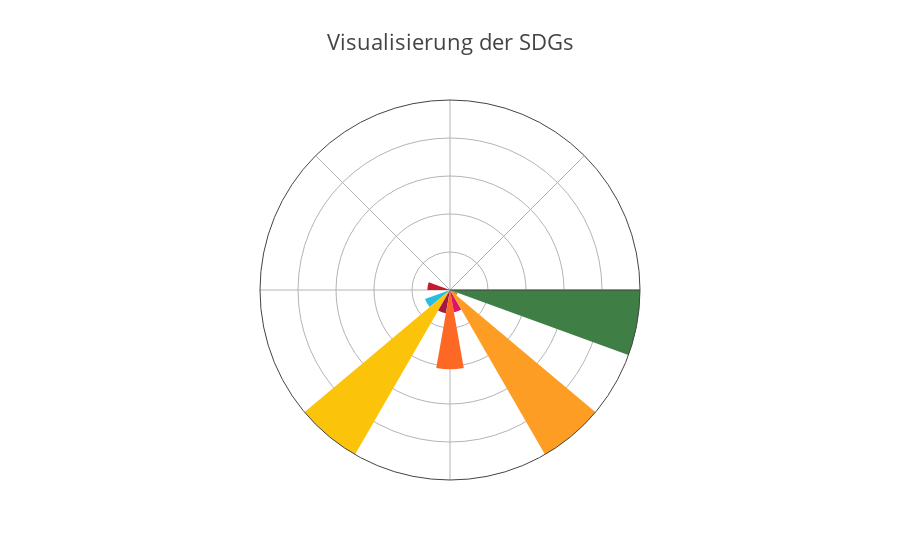

Write notebook code for a chart like this one.
### Code cell
import plotly.graph_objects as go

fig = go.Figure(go.Barpolar(
    r=ratios,
    theta=[20, 40, 60, 80, 100,120 , 140, 160, 180, 200, 220, 240, 260, 280, 300, 320, 340],
    width=[20, 20, 20, 20, 20, 20, 20, 20, 20, 20, 20, 20, 20, 20, 20, 20, 20],
    marker_color=['rgb(229, 36, 59)',
'rgb(221, 166, 58)',
'rgb(76, 159, 56)',
'rgb(197, 25, 45)',
'rgb(255, 58, 33)',
'rgb(38, 189, 226)',
'rgb(252, 195, 11)',
'rgb(162, 25, 66)',
'rgb(253, 105, 37)',
'rgb(221, 19, 103)',
'rgb(253, 157, 36)',
'rgb(191, 139, 46)',
'rgb(63, 126, 68)',
'rgb(10, 151, 217)',
'rgb(86, 192, 43)',
'rgb(0, 104, 157)',
'rgb(25, 72, 106)'

],
    #marker_line_color="black",
    #marker_line_width=2,
    #opacity=0.8
    text=['Keine Armut', 'Kein Hunger', 'Gesundheit und Wohlergehen', 'Hochwertige Bildung',
                        'Geschlechtergleichstellung', 'Sauberes Wasser und Sanitärversorgung', 'Bezahlbare und saubere Energie',
                        'Menschenwürdige Arbeit und Wirtschaftswachstum', 'Industrie, Innovationen und Infrastruktur',
                       'Weniger Ungleichheiten', ' Nachhaltige Städte und Gemeinden', 'Verantwortungsvolle Konsum- und Produktionsmuster',
                       'Maßnahmen zum Klimaschutz', 'Leben unter Wasser', 'Leben an Land', ' Frieden, Gerechtigkeit und starke Institutionen',
                       'Partnerschaften zur Erreichung der Ziele']
))

fig.update_layout(
    template=None,
    title='Visualisierung der SDGs',
    font_size=16,
    legend_font_size=16,
    polar_radialaxis_ticksuffix='%',
    polar_angularaxis_rotation=90,
    polar = dict(
        radialaxis = dict(range=[0, 5], showticklabels=False, ticks=''),
        angularaxis = dict(showticklabels=False, ticks='')
    )
)
fig.update_traces(text=['Keine Armut', 'Kein Hunger', 'Gesundheit und Wohlergehen', 'Hochwertige Bildung',
                        'Geschlechtergleichstellung', 'Sauberes Wasser und Sanitärversorgung', 'Bezahlbare und saubere Energie',
                        'Menschenwürdige Arbeit und Wirtschaftswachstum', 'Industrie, Innovationen und Infrastruktur',
                       'Weniger Ungleichheiten', ' Nachhaltige Städte und Gemeinden', 'Verantwortungsvolle Konsum- und Produktionsmuster',
                       'Maßnahmen zum Klimaschutz', 'Leben unter Wasser', 'Leben an Land', ' Frieden, Gerechtigkeit und starke Institutionen',
                       'Partnerschaften zur Erreichung der Ziele'])
fig.show()

### Figure 1 — Plotly figure (JSON) as saved in the notebook; plotly's stock layout.template omitted (floating-point values rounded to 4 significant figures)
{"data": [{"marker": {"color": ["rgb(229, 36, 59)", "rgb(221, 166, 58)", "rgb(76, 159, 56)", "rgb(197, 25, 45)", "rgb(255, 58, 33)", "rgb(38, 189, 226)", "rgb(252, 195, 11)", "rgb(162, 25, 66)", "rgb(253, 105, 37)", "rgb(221, 19, 103)", "rgb(253, 157, 36)", "rgb(191, 139, 46)", "rgb(63, 126, 68)", "rgb(10, 151, 217)", "rgb(86, 192, 43)", "rgb(0, 104, 157)", "rgb(25, 72, 106)"]}, "r": [0, 0, 0, 0.5958, 0, 0.6988, 32.88, 0.6225, 2.085, 0.5947, 29.52, 0.2158, 32.79, 0.001439, 0, 0, 0], "text": ["Keine Armut", "Kein Hunger", "Gesundheit und Wohlergehen", "Hochwertige Bildung", "Geschlechtergleichstellung", "Sauberes Wasser und Sanitärversorgung", "Bezahlbare und saubere Energie", "Menschenwürdige Arbeit und Wirtschaftswachstum", "Industrie, Innovationen und Infrastruktur", "Weniger Ungleichheiten", " Nachhaltige Städte und Gemeinden", "Verantwortungsvolle Konsum- und Produktionsmuster", "Maßnahmen zum Klimaschutz", "Leben unter Wasser", "Leben an Land", " Frieden, Gerechtigkeit und starke Institutionen", "Partnerschaften zur Erreichung der Ziele"], "theta": [20, 40, 60, 80, 100, 120, 140, 160, 180, 200, 220, 240, 260, 280, 300, 320, 340], "type": "barpolar", "width": [20, 20, 20, 20, 20, 20, 20, 20, 20, 20, 20, 20, 20, 20, 20, 20, 20]}], "layout": {"font": {"size": 16}, "legend": {"font": {"size": 16}}, "polar": {"angularaxis": {"rotation": 90, "showticklabels": false, "ticks": ""}, "radialaxis": {"range": [0, 5], "showticklabels": false, "ticks": "", "ticksuffix": "%"}}, "title": {"text": "Visualisierung der SDGs"}}}
